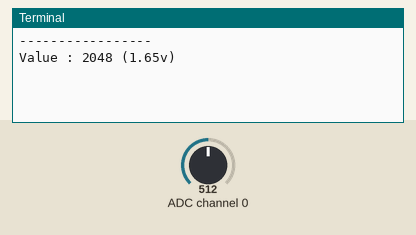
A program run on a simulated Raspberry Pi (BCM pin numbers). Shown: the last lines printed to the terminal. The test bench sets the inputs (shaded band); at power-on: ADC channel 0 = 512 (analog values on the 0–1023 scale).

Above: at 1.2 s.
1.3 s: ADC channel 0 set to 716
At 2.8 s:
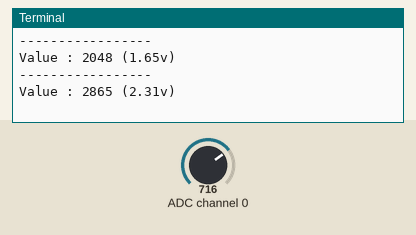
4.0 s: ADC channel 0 set to 900
At 5.5 s:
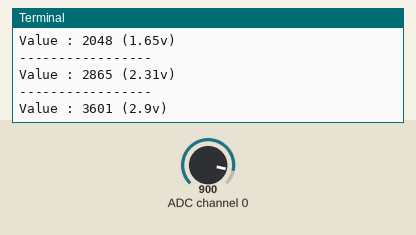
Timing chart, 0 to 7.0 s (numbered marks = the images above; inputs shaded):
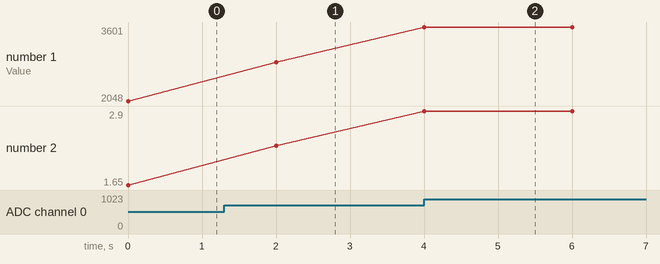

Measured:
- after the input at 1.3 s, the terminal: prints a new line after 0.70 s (image 1)
- after the input at 4.0 s, the terminal: prints a new line at once (image 2)
- plotted number 1: 2048 → 2865 after the input at 1.3 s, 2865 → 3601 after the input at 4.0 s
- plotted number 2: 1.65 → 2.31 after the input at 1.3 s, 2.31 → 2.9 after the input at 4.0 s

The program:

printPotentiometerValue.py
```python
#!/usr/bin/python

import spidev
import time
import os

spi = spidev.SpiDev()
spi.open(0,0) # CE0 bus / CH0 device
spi.max_speed_hz = 500000

def ReadChannel(channel):
    adc = spi.xfer2([ 6|(channel&4) >> 2, (channel&3) << 6, 0])
    data = ((adc[1] & 0x0f) << 8) + adc[2] # 12bits data
    return data

def ConvertVolts(data):
    volts = (data * 3.3) / float(4095) # calculate voltage value
    volts = round(volts, 2) # round at 2
    return volts

channel = 0 # CH0
delay = 2 # delay 2s

while True:
    level = ReadChannel(channel)
    volts = ConvertVolts(level)
    print("-----------------")
    print("Value : {} ({}v)".format(level, volts))
    time.sleep(delay)
```
